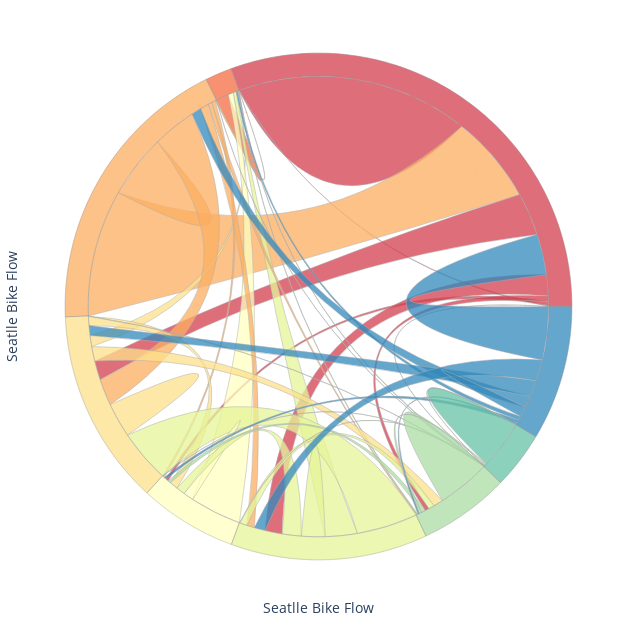

This figure's notebook cell:
### Code cell
init_notebook_mode(connected=True)
iplot(chord)
